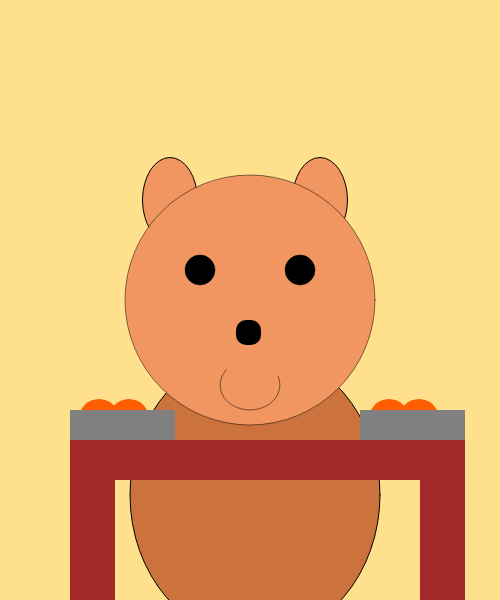
Frame 1 (no input)
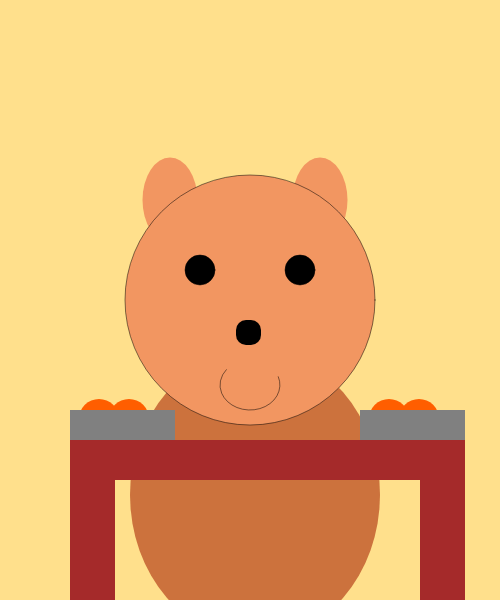
Frame 60 (no input)
Frame 120 (the mouse pressed at the canvas centre since frame 60): identical to frame 60, image omitted

The p5.js sketch that drew these frames (run headless with seeded random() and noise() and a simulated clock; from frame 60 on, the mouse is pressed at the canvas centre):

// p5.js sketch
// ── sketch.js
//JaeHyeon Nam
//Draw A Dog Exercise
//CS099
//Spring 2020
function setup() {
  createCanvas(500, 600);
}

function draw() {
  background(255,224,140);
  fill(204,114,61);
  ellipse(255, 495, 250, 290);
  fill(242,150,97);
  ellipse(170, 200, 55, 85);
  ellipse(320, 200, 55, 85);
  stroke('black');
  strokeWeight(0.5);
  fill(242,150,97);
  circle(250, 300, 250);
  fill('black');
  circle(200,270, 30);
  circle(300,270, 30);
  noFill();
  arc(250, 385, 60, 50,6,10 ,HALF_PI, PI);
  noStroke();
  fill('black');
  rect(236, 320, 25, 25, 10);
  fill('brown');
  rect(70, 440, 45, 210);
  rect(70, 440, 365, 40);
  rect(420,440, 45, 210);
  fill(255,94,0);
  circle(99, 419, 40);
  circle(129, 419, 40);
  circle(389, 419, 40);
  circle(419, 419, 40);
  fill('gray');
  rect(360,410, 105, 30);
  rect(70,410, 105, 30);
}
